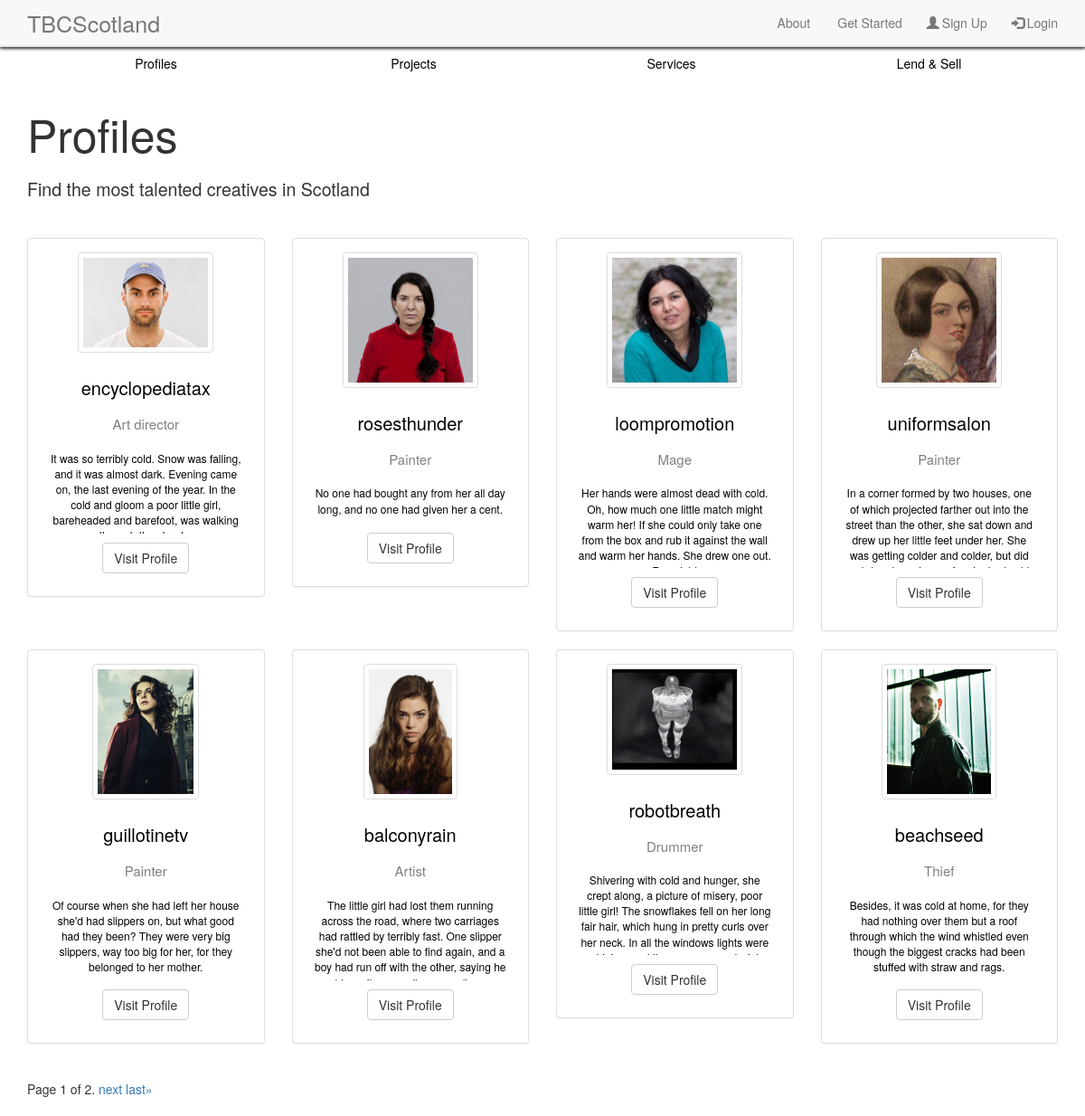
The page /tbc/profiles/ on the database as committed earlier.
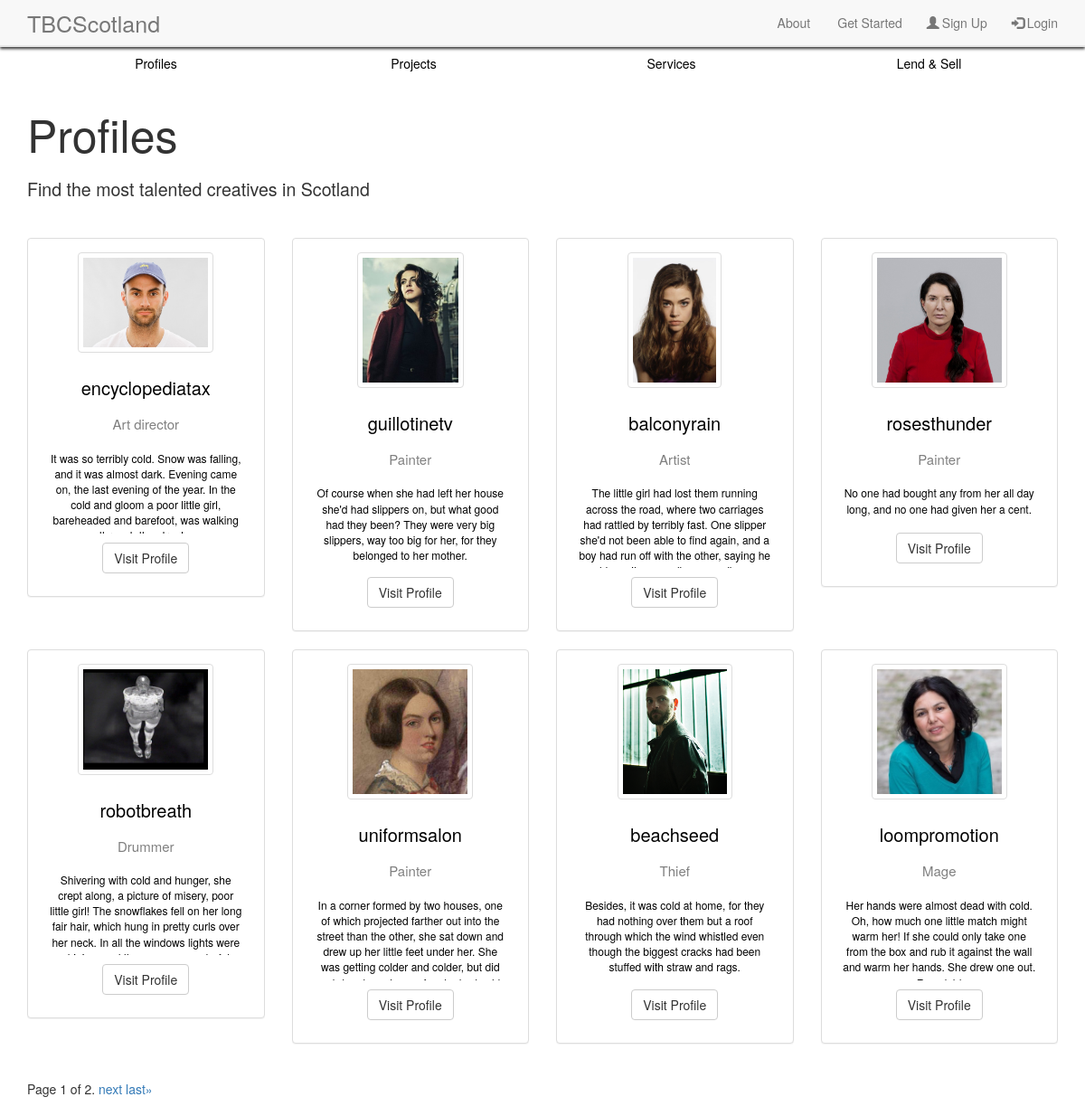
The same page on the database as committed later.
### tbc/models.py (models this page shows, shortened)
class Profile(models.Model):
    user = models.OneToOneField(User, blank=True)
    firstname = models.CharField(max_length=128, blank=True)
    lastname = models.CharField(max_length=128, blank=True)
    username = models.CharField(max_length=128, unique=True)
    profession = models.CharField(max_length=128, blank=True)
    image = models.ImageField(upload_to='profile_images', default='default_profile.jpg')
    skills = models.TextField(blank=True)
    education = models.TextField(blank=True)
    aboutme = models.TextField(blank=True)
    slug = models.SlugField(unique=True)
    views = models.IntegerField(default=0)
    location = models.CharField(max_length=128, blank=True)

### tbc/views.py (the view)
# urls.py: url(r'^profiles/(?P<profile_name_slug>[\w\-]+)/$', views.show_profile, name='show_profile'),
def profiles(request):
    profiles_list = Profile.objects.all().order_by('-views')
    paginator = Paginator(profiles_list, 8)
    page = request.GET.get('page', 1)
    profiles = paginator.page(page)
    context_dict = {'profiles': profiles}
    return render(request, 'tbc/profiles.html', context_dict)

### templates/tbc/profiles.html (shortened to what this page needs)
{% extends 'tbc/base.html' %}
{% load staticfiles %}
{% block body_block %}
<div class="container">
    <div class="row" style="height:20px;"></div>
  <h1 style="font-size:50px">Profiles</h1>
<div class="row" style="height:10px;"></div>
<div style="font-size:140%;">Find the most talented creatives in Scotland</div>
<div class="row" style="height:40px;"></div>
{% if profiles %}
<div class="row">
    {% for profile in profiles %}
    <div class="col-lg-3">
        <div class="panel panel-default text-center">
        <div class="panel-body">
            <img class="thumbnail_image" src="{{ profile.image.url }}">
            <h3 class="thumbnail_header">{{ profile.username }}</h3>
            <p class="keywords">{{ profile.profession }}</p>
            <p class="textinthumbnail">{{ profile.aboutme }}</p>
            <p><a href="{% url 'show_profile' profile.slug %}"><button type="button" class="btn btn-default">Visit Profile</button></a></p>
        </div>
        </div>
    </div>
    {% if forloop.counter|divisibleby:"4" and not forloop.last %}
    <div class="row"></div>
    {% endif %}
    {% endfor %}
</div>
{% endif %}
<div class ="row">
    <div class="col-lg-3">
        <div class="pagination">
            <span class="step-links">
                <span class="current">Page {{ profiles.number }} of {{ profiles.paginator.num_pages }}.</span>
                {% if profiles.has_next %}
                <a href="?page={{ profiles.next_page_number }}">next</a>
                <a href="?page={{ profiles.paginator.num_pages }}">last&raquo;</a>
                {% endif %}
            </span>
        </div>
    </div>
</div>
</div>
{% endblock %}

Rows that differ between the two databases and show on the page:
changed Profile "rosesthunder": moves down the list
changed Profile "uniformsalon": moves down the list
changed Profile "loompromotion": moves down the list
